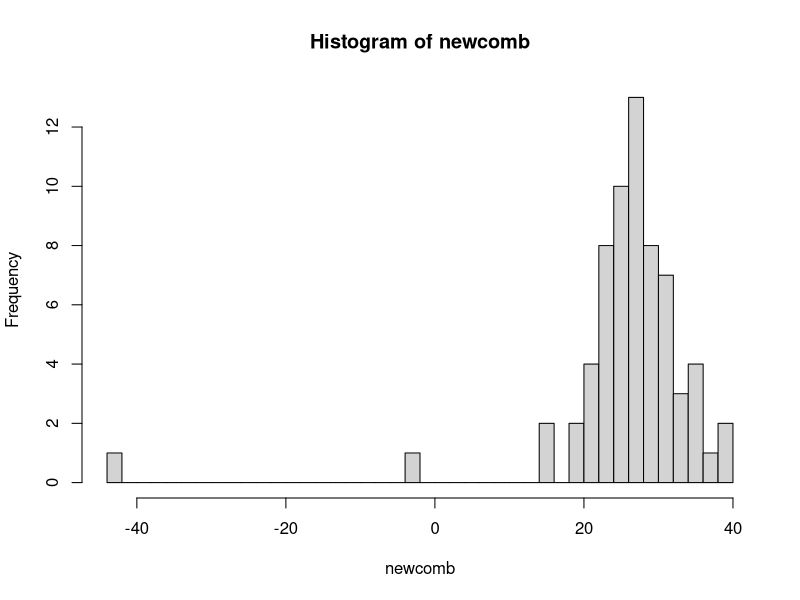
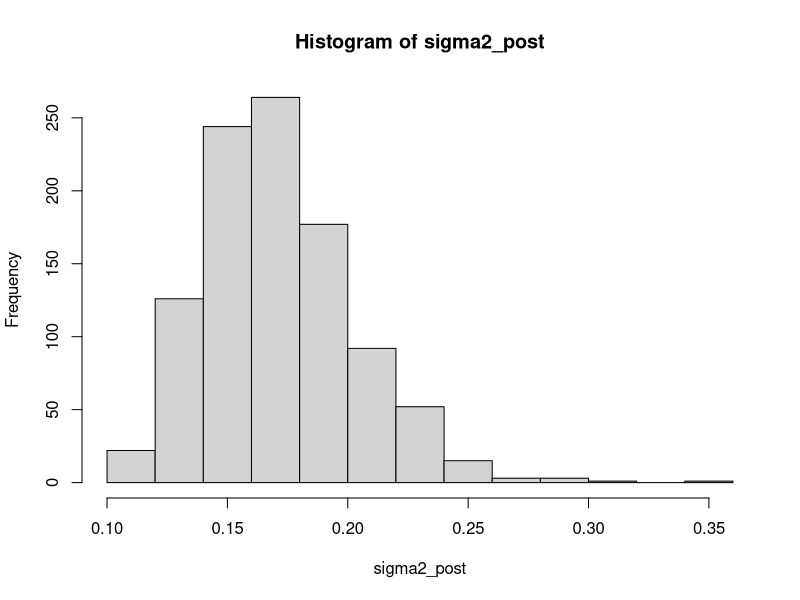
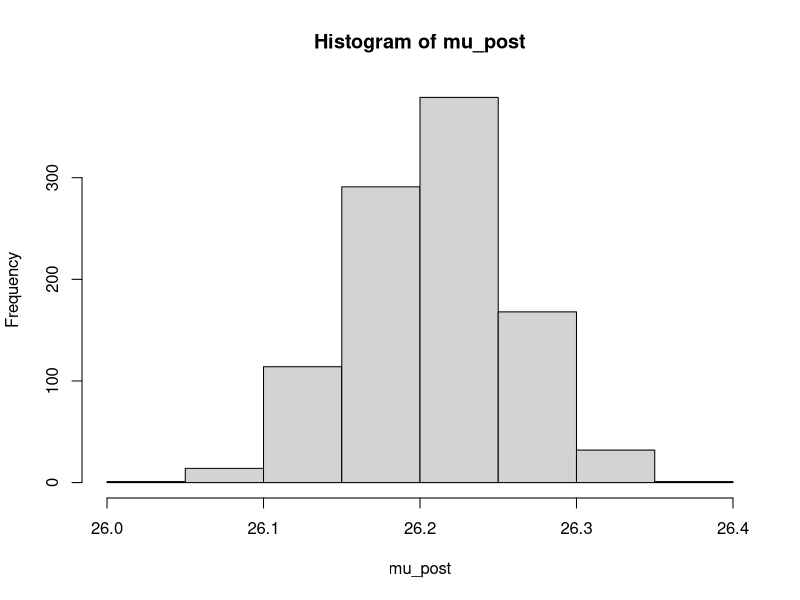
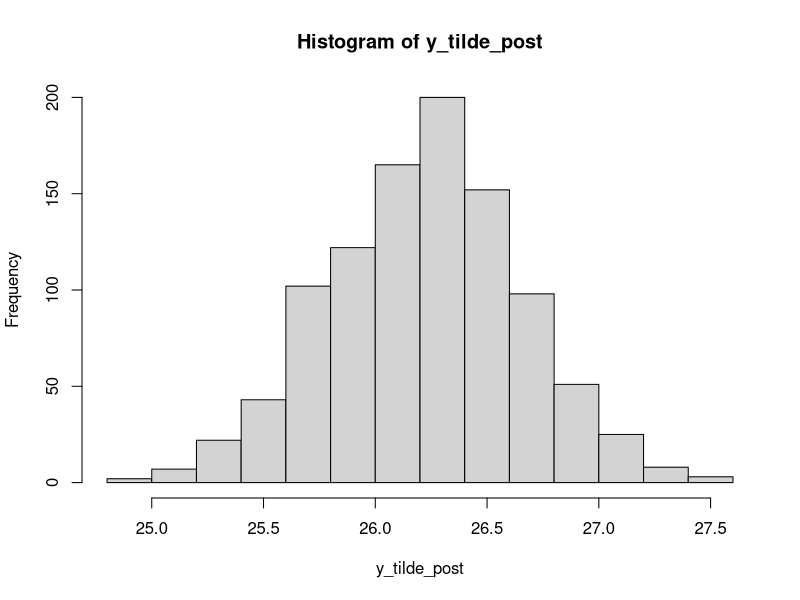
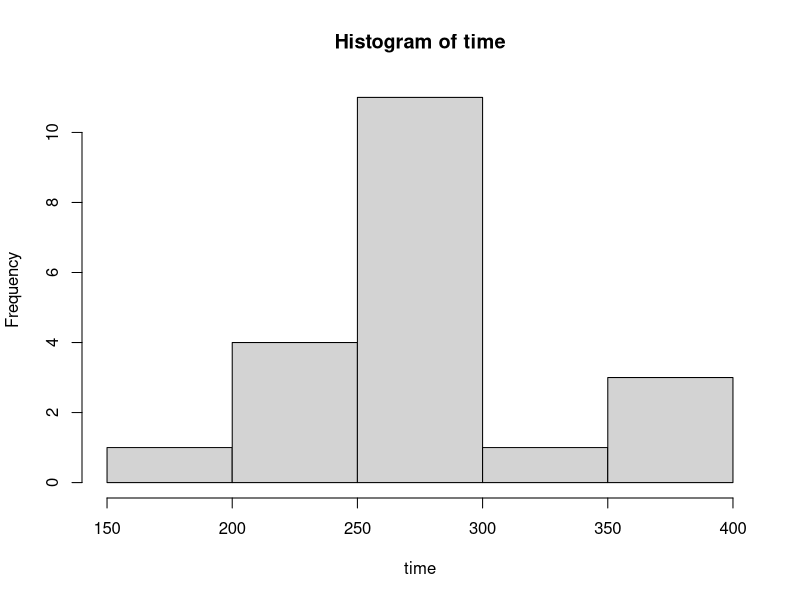
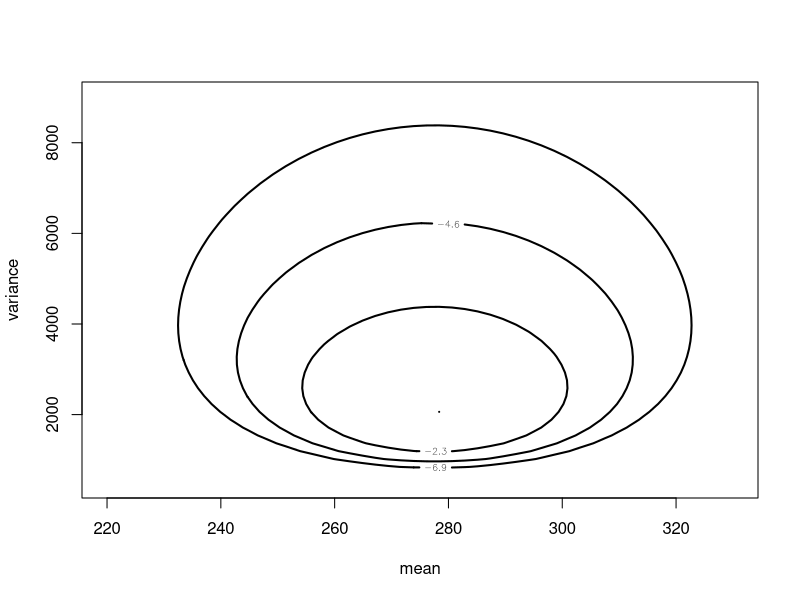
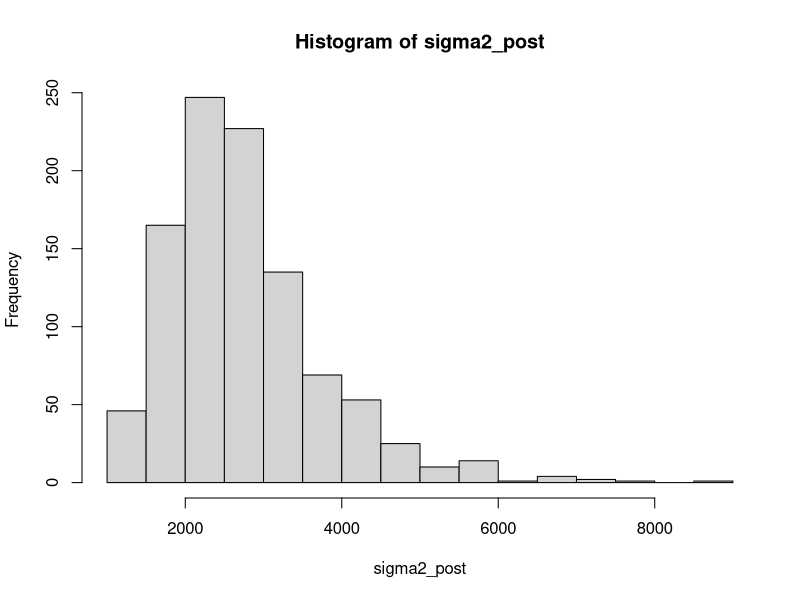
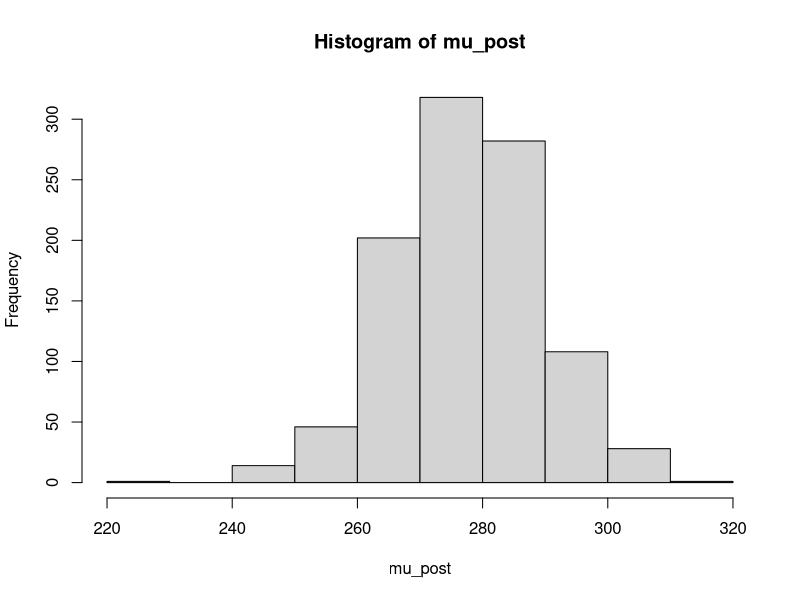

Write the R code that produced these figures, in order.
## ---- chunk 1
library(MASS)
data("newcomb")
## ---- chunk 2
hist(newcomb,breaks = 40)
## ---- chunk 3
s2 <- var(newcomb)
sigma2_pre <- rchisq(n = 1000,df = 65)
sigma2_post <- sqrt(s2)/sigma2_pre
hist(sigma2_post)
## ---- chunk 4
n_tot <- length(newcomb)
ybar <- mean(newcomb)
mu_post <- rnorm(n = 1000,mean = ybar,sd = sqrt(sigma2_post/n_tot))
hist(mu_post)
## ---- chunk 5
quantile(mu_post,probs = c(0.05,0.95))
## ---- chunk 6
ybar + c(-1,1)*qt(0.95,df = 65)*sqrt(s2/n_tot)
## ---- chunk 7
y_tilde_post <- rnorm(n = 1000,mean = mu_post,sd = sqrt(sigma2_post))
hist(y_tilde_post)

quantile(y_tilde_post,probs = c(0.05,0.95))
## ---- chunk 8
library(LearnBayes)
data("marathontimes")
attach(marathontimes)
hist(time)
## ---- chunk 9
d = mycontour(normchi2post, c(220, 330, 500, 9000), time,xlab="mean",ylab="variance")
## ---- chunk 10
S <- sum((time-mean(time))^2)

n <- length(time)

sigma2_post <- S/rchisq(1000,n-1)
hist(sigma2_post)
mu_post <- rnorm(n = 1000,mean = mean(time),sd = sqrt(sigma2_post/n))
hist(mu_post)
## ---- chunk 11
d = mycontour(normchi2post, c(220, 330, 500, 9000), time,xlab="mean",ylab="variance")
points(mu_post,sigma2_post)
## ---- chunk 12
quantile(mu_post,c(0.025,0.975))/60
quantile(sqrt(sigma2_post),c(0.025,0.975))
## ---- chunk 13
alpha <- c(728,584,138)
theta_post <- rdirichlet(1000,alpha)
## ---- chunk 14
hist(theta_post[,1])
hist(theta_post[,2])
hist(theta_post[,3])
## ---- chunk 15
hist(theta_post[,1]-theta_post[,2])
## ---- chunk 16
quantile(theta_post[,1]-theta_post[,2],c(0.025,0.975))
## ---- chunk 17
sum(theta_post[,1]-theta_post[,2]<0)/1000

## ---- chunk 18
y_N <- 1601
n_N <- y_N+162527

y_S <- 510
n_S <- y_S+412368
## ---- chunk 19
p_N_post <- rbeta(1000,shape1 = y_N+1,shape2 = n_N-y_N+1)

p_S_post <- rbeta(1000,shape1 = y_S+1,shape2 = n_S-y_S+1)

hist(p_N_post)
hist(p_S_post)
## ---- chunk 20
riesgo_rel_post <- p_N_post/p_S_post
hist(riesgo_rel_post)
## ---- chunk 21
quantile(riesgo_rel_post,probs = c(0.025,0.975))
## ---- chunk 22
diferencia_post <- p_N_post-p_S_post
hist(diferencia_post)
## ---- chunk 23
mean(diferencia_post>0)
